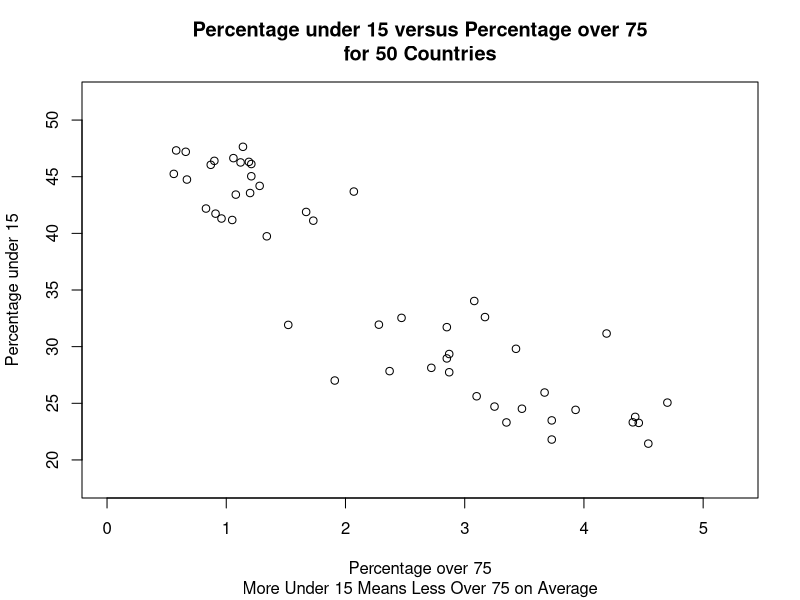

This chart was generated by the following R code:
plot( 
  LifeCycleSavings$pop75, 
  LifeCycleSavings$pop15,
  main="Percentage under 15 versus Percentage over 75\nfor 50 Countries",
  sub="More Under 15 Means Less Over 75 on Average",
  xlab="Percentage over 75", 
  ylab="Percentage under 15",
  xlim=c( 0, 5.25 ), 
  ylim=c( 18, 52 )  
  )
